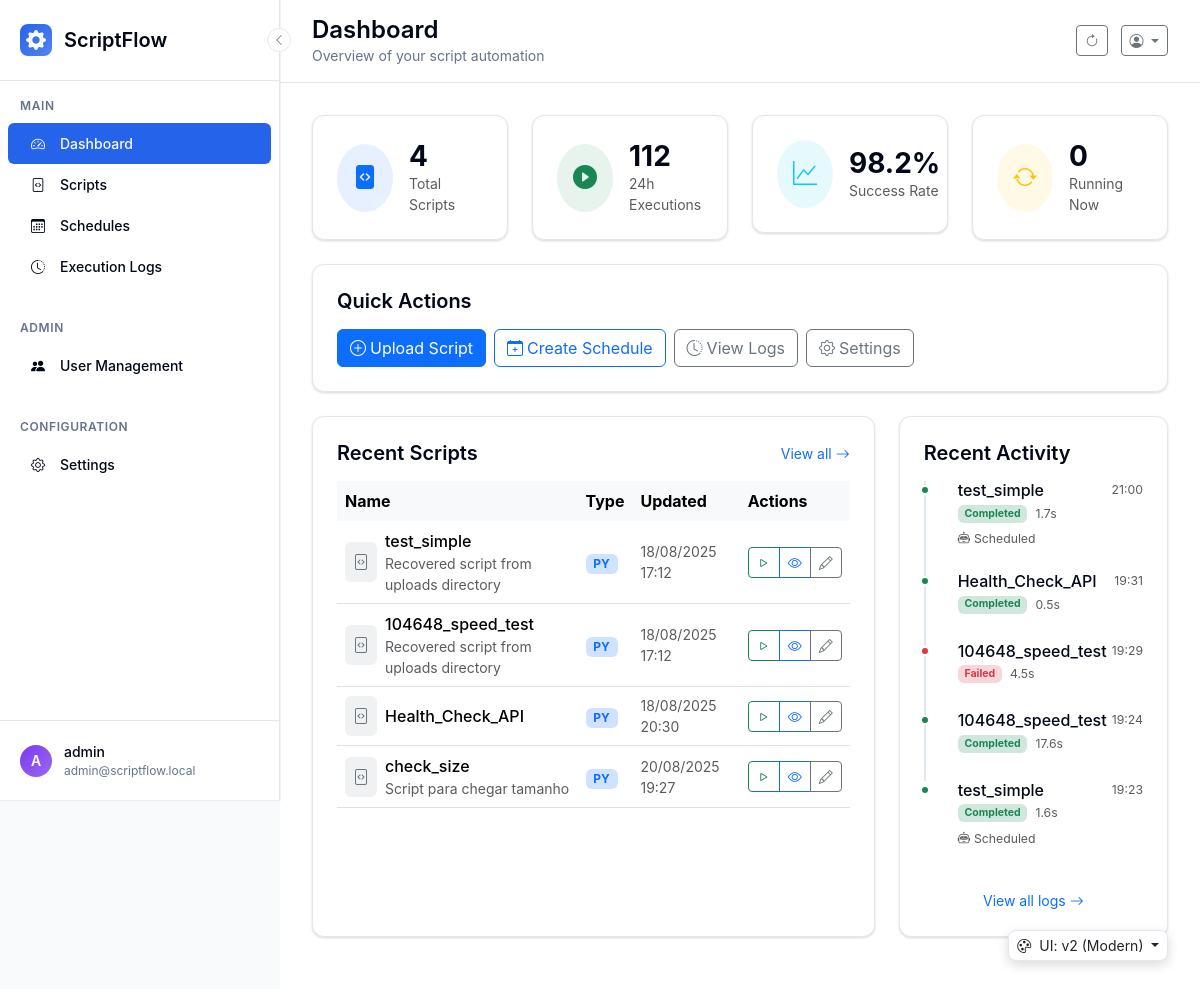
The app's page /dashboard?ui=v2 (signed in), older data.
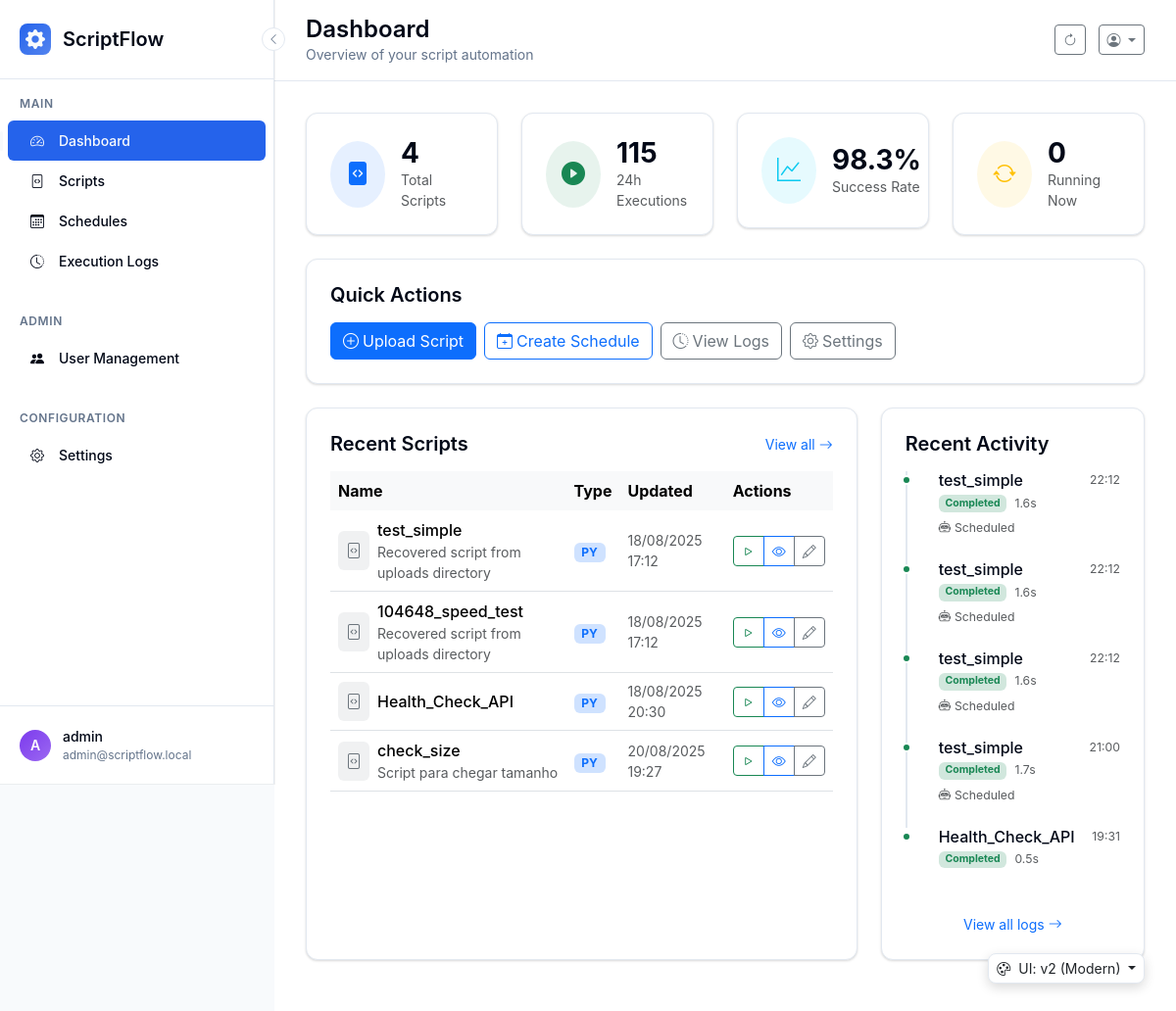
The same page, newer data.
### scriptflow.py (models this page shows, shortened)
class Script(db.Model):
    __tablename__ = 'scripts'
    id = db.Column(db.Integer, primary_key=True)
    name = db.Column(db.String(100), nullable=False)
    description = db.Column(db.Text)
    filename = db.Column(db.String(255), nullable=False)
    file_path = db.Column(db.String(500), nullable=False)
    script_type = db.Column(db.String(10), nullable=False)  # 'py' or 'bat'
    file_size = db.Column(db.Integer)
    created_at = db.Column(db.DateTime, default=datetime.now)
    updated_at = db.Column(db.DateTime, default=datetime.now, onupdate=datetime.now)
    is_active = db.Column(db.Boolean, default=True)
    user_id = db.Column(db.Integer, db.ForeignKey('users.id'), nullable=False)

class Execution(db.Model):
    __tablename__ = 'executions'
    id = db.Column(db.Integer, primary_key=True)
    started_at = db.Column(db.DateTime, default=datetime.now, nullable=False)
    completed_at = db.Column(db.DateTime)
    status = db.Column(db.String(20), default='pending', nullable=False)  # pending, running, completed, failed, timeout
    exit_code = db.Column(db.Integer)
    stdout = db.Column(db.Text)
    stderr = db.Column(db.Text)
    duration_seconds = db.Column(db.Float)
    trigger_type = db.Column(db.String(20), default='manual', nullable=False)  # manual, scheduled, api
    script_id = db.Column(db.Integer, db.ForeignKey('scripts.id'), nullable=False)
    user_id = db.Column(db.Integer, db.ForeignKey('users.id'), nullable=False)
    script = db.relationship('Script', backref='executions')
    @property
    def formatted_duration(self):
        if not self.duration_seconds:
            return "N/A"
        if self.duration_seconds < 60:
            return f"{self.duration_seconds:.1f}s"
        else:
            minutes = int(self.duration_seconds // 60)
            seconds = int(self.duration_seconds % 60)
            return f"{minutes}m {seconds}s"
    @property
    def status_color(self):
        colors = {
            'pending': 'secondary',
            'running': 'running',  # Usar classe CSS personalizada com animação
            'completed': 'success',
            'failed': 'danger',
            'timeout': 'warning',
            'cancelled': 'danger'
        }
        return colors.get(self.status, 'secondary')

### scriptflow.py (the view)
@app.route('/dashboard')
@login_required
def dashboard():
    scripts_query = Script.query.filter_by(is_active=True)
    user_scripts = apply_user_data_filter(scripts_query).all()
    executions_query = Execution.query
    recent_executions = apply_user_data_filter(executions_query)\
        .order_by(Execution.started_at.desc())\
        .limit(5).all()
    total_scripts = len(user_scripts)
    executions_24h_query = Execution.query.filter(
        Execution.started_at >= datetime.now() - timedelta(days=1)
    )
    executions_24h = apply_user_data_filter(executions_24h_query).count()
    successful_24h_query = Execution.query.filter(
        Execution.started_at >= datetime.now() - timedelta(days=1),
        Execution.status == 'completed',
        Execution.exit_code == 0
    )
    successful_24h = apply_user_data_filter(successful_24h_query).count()
    success_rate = round((successful_24h / executions_24h * 100) if executions_24h > 0 else 100, 1)
    stats = {
        'total_scripts': total_scripts,
        'executions_24h': executions_24h,
        'success_rate_24h': success_rate,
        'running_count': len(running_processes)
    }
    return render_template(UIVersionManager.get_template_path('dashboard.html'),
                         scripts=user_scripts,
                         recent_executions=recent_executions,
                         stats=stats)

### config/ui_version.py (called while the page is built, shortened)
    @classmethod
    def get_ui_version(cls):
        if request and request.args.get('ui') in ['v1', 'v2']:
            ui_version = request.args.get('ui')
            if session:
                session['ui_version'] = ui_version
            return ui_version

    @classmethod
    def get_template_path(cls, template_name):
        ui_version = cls.get_ui_version()
        return f"{ui_version}/{template_name}"

    @classmethod
    def is_modern_ui(cls):
        return cls.get_ui_version() == cls.MODERN_VERSION

    @classmethod
    def get_ui_display_info(cls):
        current_version = cls.get_ui_version()
        is_v2 = current_version == cls.MODERN_VERSION
        return {
            'current_version': current_version,
            'current_label': 'v2 (Modern)' if is_v2 else 'v1 (Bootstrap)',
            'current_icon': 'bi-stars' if is_v2 else 'bi-bootstrap',
            'is_modern': is_v2,
            'switch_to_version': cls.DEFAULT_VERSION if is_v2 else cls.MODERN_VERSION,
            'switch_to_label': 'Switch to v1 (Bootstrap)' if is_v2 else 'Switch to v2 (Modern)',
            'switch_to_icon': 'bi-bootstrap' if is_v2 else 'bi-stars'
        }

### templates/v2/dashboard.html (shortened to what the changed rows need)
{% extends "v2/base.html" %}
{% block page_title %}Dashboard{% endblock %}
{% block content %}
<div class="row mb-4">
    <div class="col-md-3">
        <div class="modern-card">
            <div class="d-flex align-items-center">
                <div>
                    <h3 class="mb-0 fw-bold">{{ stats.executions_24h }}</h3>
                    <p class="text-muted mb-0 small">24h Executions</p>
                </div>
            </div>
        </div>
    </div>
    <div class="col-md-3">
        <div class="modern-card">
            <div class="d-flex align-items-center">
                <div>
                    <h3 class="mb-0 fw-bold">{{ stats.success_rate_24h }}%</h3>
                    <p class="text-muted mb-0 small">Success Rate</p>
                </div>
            </div>
        </div>
    </div>
</div>
<div class="row">
    <div class="col-lg-8 mb-4">
        <div class="modern-card h-100">
            {% if scripts %}
                <div class="table-responsive">
                    <table class="table table-hover align-middle">
                        <thead class="table-light">
                            <tr>
                                <th class="border-0">Name</th>
                                <th class="border-0">Type</th>
                                <th class="border-0">Updated</th>
                                <th class="border-0">Actions</th>
                            </tr>
                        </thead>
                        <tbody>
                            {% for script in scripts[:5] %}
                            <tr>
                                <td>
                                    <div class="d-flex align-items-center">
                                        <div class="bg-secondary bg-opacity-10 p-2 rounded me-2">
                                            <i class="bi bi-file-code text-secondary"></i>
                                        </div>
                                        <div>
                                            <div class="fw-medium">{{ script.name }}</div>
                                            {% if script.description %}
                                                <div class="small text-muted">{{ script.description[:50] }}{% if script.description|length > 50 %}...{% endif %}</div>
                                            {% endif %}
                                        </div>
                                    </div>
                                </td>
                                <td>
                                    <span class="badge bg-primary-subtle text-primary">{{ script.script_type.upper() }}</span>
                                </td>
                                <td class="text-muted small">
                                    {{ script.updated_at.strftime('%d/%m/%Y %H:%M') }}
                                </td>
                                <td>
                                    <div class="btn-group btn-group-sm">
                                        <a href="{{ url_for('execute_script', script_id=script.id) }}" class="btn btn-outline-success btn-sm">
                                            <i class="bi bi-play"></i>
                                        </a>
                                        <a href="{{ url_for('view_script', script_id=script.id) }}" class="btn btn-outline-primary btn-sm">
                                            <i class="bi bi-eye"></i>
                                        </a>
                                        <a href="{{ url_for('edit_script', script_id=script.id) }}" class="btn btn-outline-secondary btn-sm">
                                            <i class="bi bi-pencil"></i>
                                        </a>
                                    </div>
                                </td>
                            </tr>
                            {% endfor %}
                        </tbody>
                    </table>
                </div>
            {% endif %}
        </div>
    </div>
    <div class="col-lg-4 mb-4">
        <div class="modern-card h-100">
            {% if recent_executions %}
                <div class="timeline">
                    {% for execution in recent_executions %}
                    <div class="timeline-item">
                        <div class="timeline-marker bg-{{ execution.status_color }}"></div>
                        <div class="timeline-content">
                            <div class="d-flex justify-content-between align-items-start mb-1">
                                <h6 class="mb-0 fw-medium">{{ execution.script.name if execution.script else 'Unknown Script' }}</h6>
                                <small class="text-muted">{{ execution.started_at.strftime('%H:%M') if execution.started_at else 'N/A' }}</small>
                            </div>
                            <div class="d-flex align-items-center mb-1">
                                <span class="badge bg-{{ execution.status_color }}-subtle text-{{ execution.status_color }} me-2">
                                    {{ execution.status.title() }}
                                </span>
                                {% if execution.duration_seconds %}
                                    <small class="text-muted">{{ execution.formatted_duration }}</small>
                                {% endif %}
                            </div>
                            {% if execution.trigger_type != 'manual' %}
                                <small class="text-muted">
                                    <i class="bi bi-robot me-1"></i>{{ execution.trigger_type.title() }}
                                </small>
                            {% endif %}
                        </div>
                    </div>
                    {% endfor %}
                </div>
            {% endif %}
        </div>
    </div>
</div>
{% endblock %}

Row changes from the older to the newer data that the page shows:
no longer on this page (row unchanged): Execution: script "104648_speed_test", started_at "19:29", status "Failed", formatted_duration "4.5s"
no longer on this page (row unchanged): Execution: script "104648_speed_test", started_at "19:24", status "Completed", formatted_duration "17.6s"
no longer on this page (row unchanged): Execution: script "test_simple", started_at "19:23", status "Completed", formatted_duration "1.6s", trigger_type "Scheduled"
added Execution: script "test_simple", started_at "22:12", status "Completed", formatted_duration "1.6s", trigger_type "Scheduled"
added Execution: script "test_simple", started_at "22:12", status "Completed", formatted_duration "1.6s", trigger_type "Scheduled"
added Execution: script "test_simple", started_at "22:12", status "Completed", formatted_duration "1.6s", trigger_type "Scheduled"
Text that changed along with them:
{{ stats.executions_24h }}: "112" → "115"
{{ stats.success_rate_24h }}: "98.2" → "98.3"
